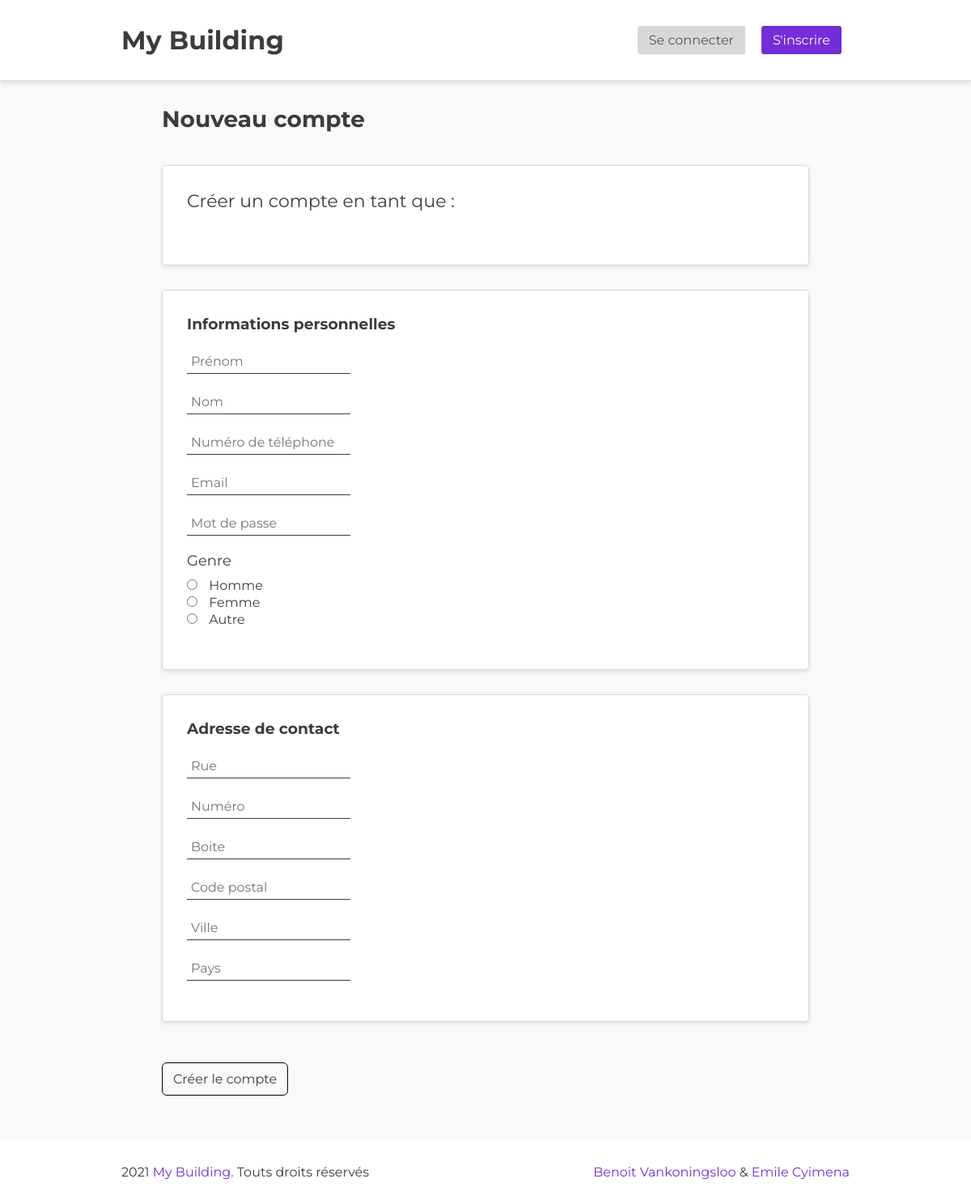
/auth/registerView, run on an earlier commit of the app's database.
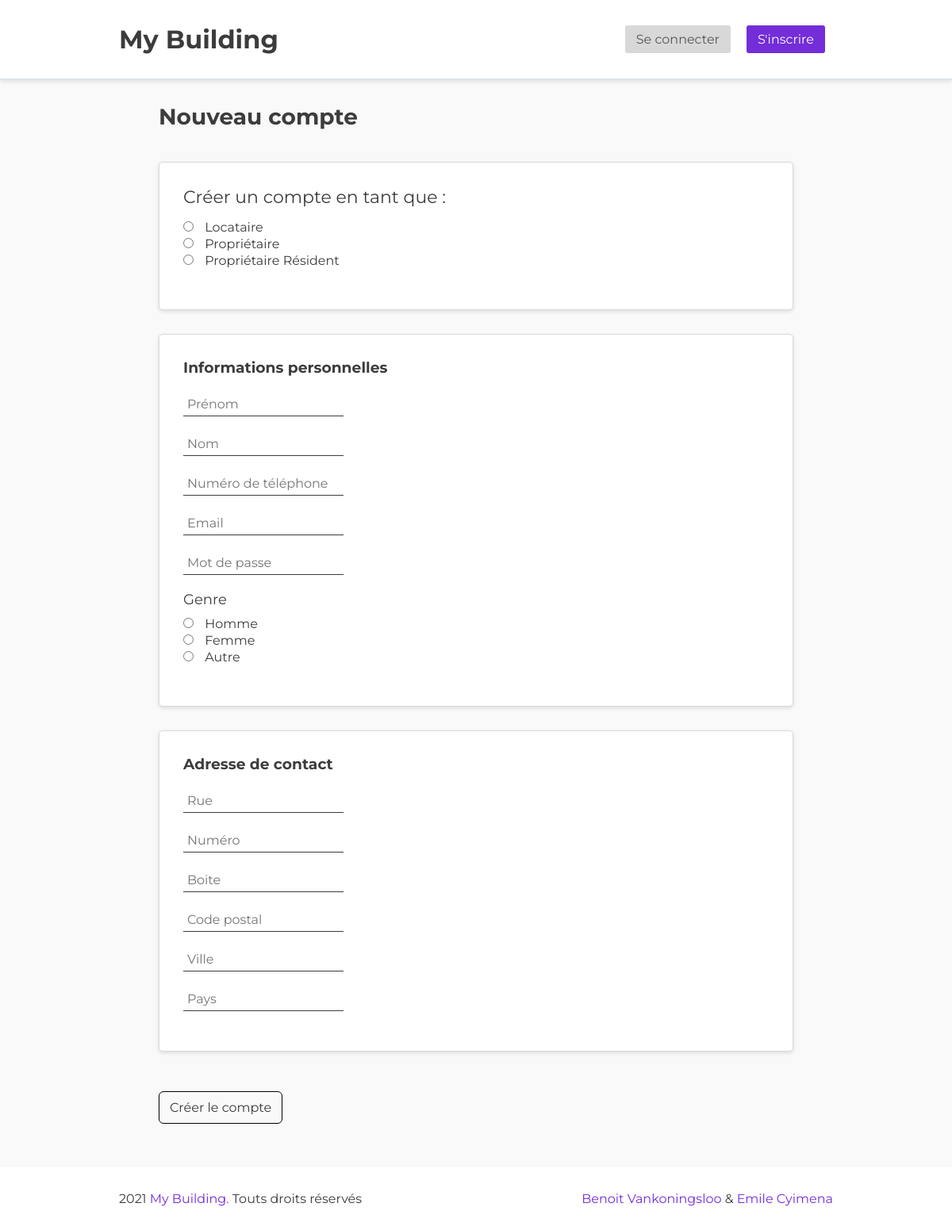
And on a later commit of the database.
### tables this page shows
CREATE TABLE `role` (
  `idRole` int(11) NOT NULL AUTO_INCREMENT,
  `roleName` varchar(255) DEFAULT NULL,
  PRIMARY KEY (`idRole`)
);

### controllers/AuthController.php (called while the page is built, shortened)
<?php
class AuthController extends AbstractController {
    public function __construct() {
        $this->roleDao = new RoleDao();
    }
    public function registerView() {
        $roles = $this->roleDao->getRoles();
        include ('../views/header.php');
        include ('../views/auth/register.php');
        include ('../views/footer.php');
    }
}

### Router.php (called while the page is built, shortened)
<?php
class Router {
    private $get;
    private $data;
    private $request;
    public function __construct() {
        $this->get = $_GET;
        $this->request = array();
        $this->data = $this->parseURI($_SERVER['REQUEST_URI']);
        $this->run();
    }
    private function parseURI ($server_uri) {
        $server_uri = explode("/", substr($server_uri, 1));
        return $server_uri;
    }
    private function dispatch () {
        if (count($this->data) >= 2 && $this->data[1]) {
            $this->request['action'] = $this->data[1];
        } else {
            $this->request['action'] = "index";
        }
        if (count($this->data) >= 3 && $this->data[2]) {
            $this->request['id'] = $this->data[2];
        } else {
            $this->request['id'] = false;
        }
    }
    private function run() {
        $this->controller_instance = new $this->request['controller'];
        $data = $this->get;
        $this->controller_instance->{$this->request['action']}($this->request['id'], $data);
    }
}

### public/index.php (called while the page is built)
<?php
spl_autoload_register (function ($class) {
    if ($class === "Router") {
        include '../Router.php';
    } else if (strpos( $class, "Controller")) {
        include "../controllers/{$class}.php";
    } else if (strpos ($class, "Dao")) {
        include "../models/dao/{$class}.php";
    } else if(strpos($class, "Enum")) {
        include "../enumerations/{$class}.php";
    } else {
        include "../models/entities/{$class}.php";
    }
});
$router = new Router();

### models/dao/AbstractDao.php (called while the page is built, shortened)
<?php
abstract class AbstractDao {
    public function __construct($table) {
        $this->table = $table;
        $this->connection = new PDO('mysql:host=localhost;dbname=my-building; charset=utf8', 'root', '');
    }
    public function instantiateAll($results) {
        $list = array();
        foreach ($results as $result) {
            array_push($list, $this->instantiate($result));
        }
        return $list;
    }
}

### models/dao/RoleDao.php (called while the page is built, shortened)
<?php
class RoleDao extends AbstractDao {
    public function getRoles() {
        try {
            $statement = $this->connection->prepare("SELECT * FROM {$this->table}");
            $statement->execute();
            $result = $statement->fetchAll(PDO::FETCH_ASSOC);
            return $this->instantiateAll($result);
        } catch (PDOException $e) {
            return false;
        }
    }
    public function instantiate($result) {
        return new Role(
            !empty($result['idRole']) ? $result['idRole'] : 0,
            $result['roleName']);
    }
}

### models/entities/Role.php (called while the page is built, shortened)
<?php
class Role {
    public function __construct($id, $name) {
        $this->id = $id;
        $this->name = $name;
    }
    public function __get($prop) {
        if (property_exists($this, $prop)) {
            return $this->$prop;
        }
    }
}

### views/auth/register.php (the view, shortened to what this page needs)
<div id="register" class="page">
    <div class="content-page">
        <h1>Nouveau compte</h1>
        <form id="form-create-user" class="form-in-column" action="/auth/register" method="post">
            <section id="role" class="create-as">
                <p>Créer un compte en tant que :</p>
                <div class="group-radio" id="radios">
                    <?php foreach ($roles as $role): ?>
                        <?php if ($role->name !== RoleEnum::SYNDIC): ?>
                            <div class="group-radio">
                                <input type="radio" id="<?= $role->id; ?>" name="role" value="<?= $role->id; ?>">
                                <label for="tenant-radio"><?= $role->name; ?></label>
                            </div>
                        <?php endif; ?>
                    <?php endforeach; ?>
                </div>
            </section>
            <section class="parts">
                <div class="head">
                    <h3>Informations personnelles</h3>
                </div>
                <div class="group">
                    <input id="firstName" type="text" placeholder="Prénom" name="firstName">
                </div>
                <div class="group">
                    <input id="lastName" type="text" placeholder="Nom" name="lastName">
                </div>
                <div class="group">
                    <input id="phone" type="text" placeholder="Numéro de téléphone" name="phone">
                </div>
                <div class="group">
                    <input id="email" type="email" placeholder="Email" name="email">
                </div>
                <div class="group">
                    <input id="password" type="password" placeholder="Mot de passe" name="password">
                </div>
                <div class="group">
                    <p style="font-size: 18px; margin-bottom: 10px">Genre</p>
                    <div class="group-radio">
                        <input type="radio" id="male" name="gender" value="M">
                        <label for="male">Homme</label>
                    </div>
                    <div class="group-radio">
                        <input type="radio" id="female" name="gender" value="F">
                        <label for="female">Femme</label>
                    </div>
                    <div class="group-radio">
                        <input type="radio" id="other" name="gender" value="O">
                        <label for="other">Autre</label>
                    </div>
                </div>
            </section>
            <section>
                <div class="head">
                    <h3>Adresse de contact</h3>
                </div>
                <div class="group">
                    <input id="street" type="text" placeholder="Rue" name="street">
                </div>
                <div class="group">
                    <input id="houseNumber" type="text" placeholder="Numéro" name="houseNumber">
                </div>
                <div class="group">
                    <input id="boxNumber" type="text" placeholder="Boite" name="boxNumber">
                </div>
                <div class="group">
                    <input id="zip" type="text" placeholder="Code postal" name="zip">
                </div>
                <div class="group">
                    <input id="city" type="text" placeholder="Ville" name="city">
                </div>
                <div class="group">
                    <input id="country" type="text" placeholder="Pays" name="country">
                </div>
            </section>
            <div class="container-button">
                <button type="submit">Créer le compte</button>
            </div>
        </form>
    </div>
</div>

### views/header.php (shortened to what this page needs)
<!DOCTYPE html>
<html lang="fr">
<head>
    <link rel="stylesheet" href="/css/styles.css">
</head>
<body>
<header>
    <div class="content-page">
        <div class="logo">
            <a href="/">My Building</a>
        </div>
        <div class="actions">
            <ul>
                <?php if (isset($authenticatedUser) && $authenticatedUser): ?>
                    <li><a class="a-btn a-btn-grey" href="/auth/accountView">Votre Espace</a></li>
                    <li><a class="a-btn a-btn-red" href="/auth/logout"><i class="fas fa-power-off"></i>Déconnexion</a>
                    </li>
                <?php else: ?>
                    <li><a class="a-btn a-btn-grey" href="/">Se connecter</a></li>
                    <li><a class="a-btn a-btn-mauve" href="/auth/registerView">S'inscrire</a></li>
                <?php endif; ?>
            </ul>
        </div>
    </div>
</header>

### views/footer.php
<footer class="page">
    <div class="content-page">
        <p>2021 <span class="color-mauve">My Building. </span> Touts droits réservés</p>
        <p><span class="color-mauve">Benoit Vankoningsloo</span> & <span class="color-mauve">Emile Cyimena</span> </p>
    </div>
</footer>

### public/css/styles.css (style rules this page uses)
* { margin: 0; padding: 0; color: #3c3c3c; font-family: 'Montserrat', sans-serif; }
body { background-color: rgb(249, 249, 249); }
.page { display: flex; flex-direction: column; align-items: center; }
.content-page { display: flex; flex-direction: column; width: 1000px; }
section { display: flex; flex-direction: column; margin-bottom: 30px; border: solid 1px #dbd9d9; padding: 30px; border-radius: 5px; box-shadow: 0 2px 5px #dcdddd; background-color: white; }
h1 { font-size: 28px; margin-bottom: 40px; }
li { list-style: none; }
.color-mauve { color: #732DD9; }
#home .content-page, #user-space .content-page, #login .content-page, #register .content-page { min-height: 645px; }
header .content-page, footer .content-page { flex-direction: row; justify-content: space-between; width: 75%; margin-top: 0; }
header { display: flex; justify-content: center; padding: 30px 0; border-bottom: 1px #d4e1e9 solid; box-shadow: 0 3px 5px #e0e0e0; background-color: white; }
header .logo a { font-size: 32px; font-weight: bold; text-decoration: none; }
header nav, header ul, header .actions { display: flex; }
header li { display: flex; align-items: center; margin-right: 15px; margin-left: 15px; }
header .actions li { margin-right: 10px; margin-left: 10px; }
footer { margin-top: 55px; padding: 30px 0; background-color: white; }
#register .content-page { width: 800px; margin-top: 30px; }
#register form { width: 100%; }
#register .create-as p { font-size: 22px; margin-bottom: 15px; }
#register .parts { display: flex; justify-content: space-between; }
.head { margin-bottom: 20px; }
form { display: flex; }
form button { font-size: 16px; margin-top: 20px; }
form input { border-top: unset; border-left: unset; border-right: unset; border-bottom: 1px solid; font-size: 16px; padding: 5px; }
form input[type=radio] { margin-right: 10px; margin-bottom: 6px; }
.form-in-column { flex-direction: column; }
.form-in-column .group { display: flex; flex-direction: column; align-items: flex-start; margin-bottom: 20px; }
button { padding: 10px 13px; border: solid 1px black; border-radius: 6px; background-color: unset; cursor: pointer; }
.a-btn { display: inline-block; width: fit-content; text-decoration: none; padding: 8px 14px; border-radius: 3px; color: white; }
.a-btn-mauve { background-color: #732DD9; }
.a-btn-grey { color: #565656; background-color: #d9d8d8; }

What changed in the data, as far as the page shows it:
added role: roleName "Locataire"
added role: roleName "Propriétaire"
added role: roleName "Propriétaire Résident"
